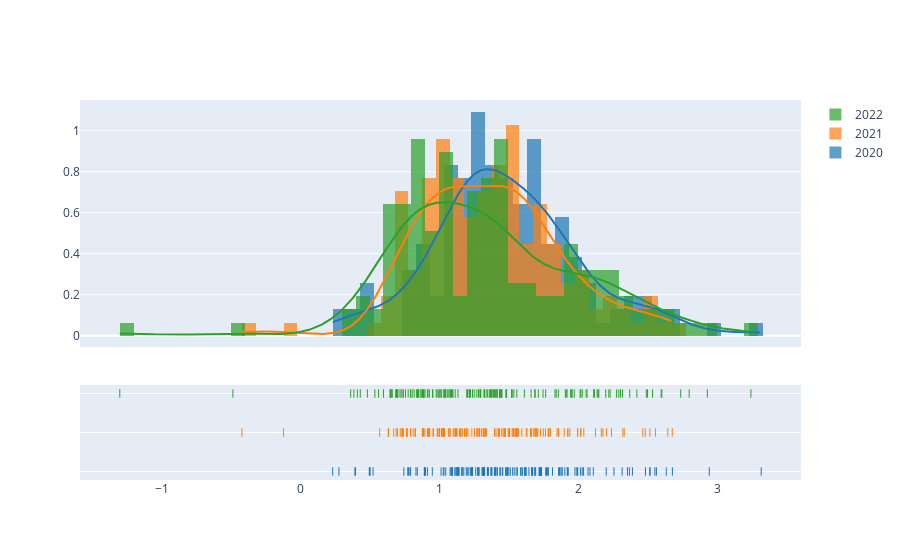

Here is the notebook cell this chart was saved with:
### Code cell
import plotly.figure_factory as ff
import scipy as sp

data_2022 = data_cleaned['F2022']
data_2021 = data_cleaned['F2021']
data_2020 = data_cleaned['F2020']
hist_labels = ['2020','2021','2022']
rug_text = [data_2020, data_2021, data_2022]

fig = ff.create_distplot(
    [data_2020, data_2021, data_2022], 
    hist_labels, 
    rug_text=rug_text, 
    bin_size=.1,
    )
fig.show()

### Figure 1 — Plotly figure (JSON) as saved in the notebook; plotly's stock layout.template omitted (floating-point values rounded to 4 significant figures; data arrays with more than 128 entries replaced by an {"elided": "..."} marker saying what was removed)
{"data": [{"autobinx": false, "histnorm": "probability density", "legendgroup": "2020", "marker": {"color": "rgb(31, 119, 180)"}, "name": "2020", "opacity": 0.7, "type": "histogram", "x": {"elided": "156 float values"}, "xaxis": "x", "xbins": {"end": 3.317, "size": 0.1, "start": 0.229}, "yaxis": "y"}, {"autobinx": false, "histnorm": "probability density", "legendgroup": "2021", "marker": {"color": "rgb(255, 127, 14)"}, "name": "2021", "opacity": 0.7, "type": "histogram", "x": {"elided": "156 float values"}, "xaxis": "x", "xbins": {"end": 2.676, "size": 0.1, "start": -0.425}, "yaxis": "y"}, {"autobinx": false, "histnorm": "probability density", "legendgroup": "2022", "marker": {"color": "rgb(44, 160, 44)"}, "name": "2022", "opacity": 0.7, "type": "histogram", "x": {"elided": "156 float values"}, "xaxis": "x", "xbins": {"end": 3.243, "size": 0.1, "start": -1.305}, "yaxis": "y"}, {"legendgroup": "2020", "marker": {"color": "rgb(31, 119, 180)"}, "mode": "lines", "name": "2020", "showlegend": false, "type": "scatter", "x": {"elided": "500 float values"}, "xaxis": "x", "y": {"elided": "500 float values"}, "yaxis": "y"}, {"legendgroup": "2021", "marker": {"color": "rgb(255, 127, 14)"}, "mode": "lines", "name": "2021", "showlegend": false, "type": "scatter", "x": {"elided": "500 float values"}, "xaxis": "x", "y": {"elided": "500 float values"}, "yaxis": "y"}, {"legendgroup": "2022", "marker": {"color": "rgb(44, 160, 44)"}, "mode": "lines", "name": "2022", "showlegend": false, "type": "scatter", "x": {"elided": "500 float values"}, "xaxis": "x", "y": {"elided": "500 float values"}, "yaxis": "y"}, {"legendgroup": "2020", "marker": {"color": "rgb(31, 119, 180)", "symbol": "line-ns-open"}, "mode": "markers", "name": "2020", "showlegend": false, "text": {"elided": "156 float values"}, "type": "scatter", "x": {"elided": "156 float values"}, "xaxis": "x", "y": {"elided": "156 str values"}, "yaxis": "y2"}, {"legendgroup": "2021", "marker": {"color": "rgb(255, 127, 14)", "symbol": "line-ns-open"}, "mode": "markers", "name": "2021", "showlegend": false, "text": {"elided": "156 float values"}, "type": "scatter", "x": {"elided": "156 float values"}, "xaxis": "x", "y": {"elided": "156 str values"}, "yaxis": "y2"}, {"legendgroup": "2022", "marker": {"color": "rgb(44, 160, 44)", "symbol": "line-ns-open"}, "mode": "markers", "name": "2022", "showlegend": false, "text": {"elided": "156 float values"}, "type": "scatter", "x": {"elided": "156 float values"}, "xaxis": "x", "y": {"elided": "156 str values"}, "yaxis": "y2"}], "layout": {"barmode": "overlay", "hovermode": "closest", "legend": {"traceorder": "reversed"}, "xaxis": {"anchor": "y2", "domain": [0, 1], "zeroline": false}, "yaxis": {"anchor": "free", "domain": [0.35, 1], "position": 0}, "yaxis2": {"anchor": "x", "domain": [0, 0.25], "dtick": 1, "showticklabels": false}}}
